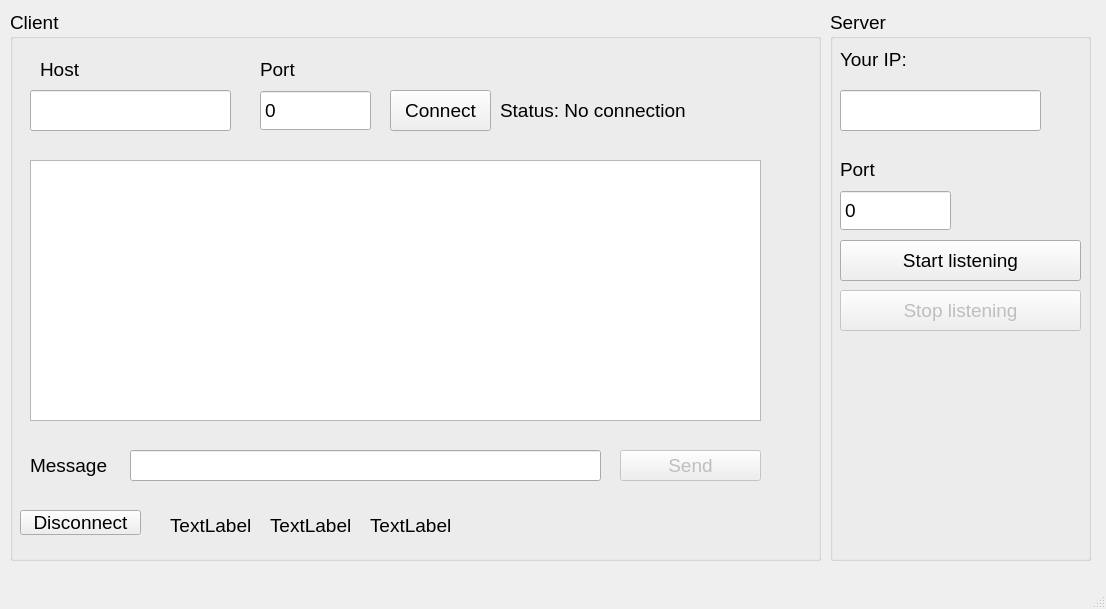
<?xml version="1.0" encoding="UTF-8"?>
<ui version="4.0">
 <class>MainWindow</class>
 <widget class="QMainWindow" name="MainWindow">
  <property name="geometry">
   <rect>
    <x>0</x>
    <y>0</y>
    <width>1106</width>
    <height>609</height>
   </rect>
  </property>
  <property name="font">
   <font>
    <pointsize>14</pointsize>
   </font>
  </property>
  <property name="windowTitle">
   <string>MainWindow</string>
  </property>
  <widget class="QWidget" name="centralwidget">
   <widget class="QGroupBox" name="groupBox">
    <property name="geometry">
     <rect>
      <x>10</x>
      <y>10</y>
      <width>811</width>
      <height>551</height>
     </rect>
    </property>
    <property name="title">
     <string>Client</string>
    </property>
    <widget class="QLabel" name="label_4">
     <property name="geometry">
      <rect>
       <x>20</x>
       <y>440</y>
       <width>101</width>
       <height>31</height>
      </rect>
     </property>
     <property name="text">
      <string>Message</string>
     </property>
    </widget>
    <widget class="QLineEdit" name="host_field">
     <property name="geometry">
      <rect>
       <x>20</x>
       <y>80</y>
       <width>201</width>
       <height>41</height>
      </rect>
     </property>
    </widget>
    <widget class="QLabel" name="label_2">
     <property name="geometry">
      <rect>
       <x>250</x>
       <y>50</y>
       <width>101</width>
       <height>18</height>
      </rect>
     </property>
     <property name="text">
      <string>Port</string>
     </property>
    </widget>
    <widget class="QSpinBox" name="port_field">
     <property name="geometry">
      <rect>
       <x>250</x>
       <y>80</y>
       <width>111</width>
       <height>41</height>
      </rect>
     </property>
     <property name="buttonSymbols">
      <enum>QAbstractSpinBox::NoButtons</enum>
     </property>
     <property name="maximum">
      <number>65535</number>
     </property>
    </widget>
    <widget class="QPushButton" name="connectButton">
     <property name="geometry">
      <rect>
       <x>380</x>
       <y>80</y>
       <width>101</width>
       <height>41</height>
      </rect>
     </property>
     <property name="text">
      <string>Connect</string>
     </property>
    </widget>
    <widget class="QPushButton" name="sendButton">
     <property name="enabled">
      <bool>false</bool>
     </property>
     <property name="geometry">
      <rect>
       <x>610</x>
       <y>440</y>
       <width>141</width>
       <height>31</height>
      </rect>
     </property>
     <property name="text">
      <string>Send</string>
     </property>
    </widget>
    <widget class="QLineEdit" name="message_field">
     <property name="geometry">
      <rect>
       <x>120</x>
       <y>440</y>
       <width>471</width>
       <height>31</height>
      </rect>
     </property>
    </widget>
    <widget class="QLabel" name="status_label">
     <property name="geometry">
      <rect>
       <x>490</x>
       <y>90</y>
       <width>261</width>
       <height>21</height>
      </rect>
     </property>
     <property name="text">
      <string>Status: No connection</string>
     </property>
    </widget>
    <widget class="QTextEdit" name="chat_window">
     <property name="geometry">
      <rect>
       <x>20</x>
       <y>150</y>
       <width>731</width>
       <height>261</height>
      </rect>
     </property>
     <property name="readOnly">
      <bool>true</bool>
     </property>
    </widget>
    <widget class="QLabel" name="label">
     <property name="geometry">
      <rect>
       <x>30</x>
       <y>50</y>
       <width>181</width>
       <height>18</height>
      </rect>
     </property>
     <property name="text">
      <string>Host</string>
     </property>
    </widget>
    <widget class="QLabel" name="message_status">
     <property name="geometry">
      <rect>
       <x>120</x>
       <y>470</y>
       <width>471</width>
       <height>21</height>
      </rect>
     </property>
     <property name="font">
      <font>
       <pointsize>9</pointsize>
      </font>
     </property>
     <property name="text">
      <string/>
     </property>
    </widget>
    <widget class="QPushButton" name="disconnect_Buton">
     <property name="geometry">
      <rect>
       <x>10</x>
       <y>500</y>
       <width>121</width>
       <height>25</height>
      </rect>
     </property>
     <property name="text">
      <string>Disconnect</string>
     </property>
    </widget>
    <widget class="QLabel" name="label_6">
     <property name="geometry">
      <rect>
       <x>160</x>
       <y>500</y>
       <width>81</width>
       <height>31</height>
      </rect>
     </property>
     <property name="text">
      <string>TextLabel</string>
     </property>
    </widget>
    <widget class="QLabel" name="label_7">
     <property name="geometry">
      <rect>
       <x>260</x>
       <y>500</y>
       <width>91</width>
       <height>31</height>
      </rect>
     </property>
     <property name="text">
      <string>TextLabel</string>
     </property>
    </widget>
    <widget class="QLabel" name="label_8">
     <property name="geometry">
      <rect>
       <x>360</x>
       <y>500</y>
       <width>81</width>
       <height>31</height>
      </rect>
     </property>
     <property name="text">
      <string>TextLabel</string>
     </property>
    </widget>
   </widget>
   <widget class="QGroupBox" name="groupBox_2">
    <property name="geometry">
     <rect>
      <x>830</x>
      <y>10</y>
      <width>261</width>
      <height>551</height>
     </rect>
    </property>
    <property name="title">
     <string>Server</string>
    </property>
    <widget class="QLabel" name="label_3">
     <property name="geometry">
      <rect>
       <x>10</x>
       <y>150</y>
       <width>101</width>
       <height>18</height>
      </rect>
     </property>
     <property name="text">
      <string>Port</string>
     </property>
    </widget>
    <widget class="QSpinBox" name="port_field_2">
     <property name="geometry">
      <rect>
       <x>10</x>
       <y>180</y>
       <width>111</width>
       <height>41</height>
      </rect>
     </property>
     <property name="buttonSymbols">
      <enum>QAbstractSpinBox::NoButtons</enum>
     </property>
     <property name="maximum">
      <number>65535</number>
     </property>
    </widget>
    <widget class="QPushButton" name="startButton">
     <property name="geometry">
      <rect>
       <x>10</x>
       <y>230</y>
       <width>241</width>
       <height>41</height>
      </rect>
     </property>
     <property name="text">
      <string>Start listening</string>
     </property>
    </widget>
    <widget class="QPushButton" name="stopButton">
     <property name="enabled">
      <bool>false</bool>
     </property>
     <property name="geometry">
      <rect>
       <x>10</x>
       <y>280</y>
       <width>241</width>
       <height>41</height>
      </rect>
     </property>
     <property name="text">
      <string>Stop listening</string>
     </property>
    </widget>
    <widget class="QLabel" name="label_5">
     <property name="geometry">
      <rect>
       <x>10</x>
       <y>40</y>
       <width>161</width>
       <height>18</height>
      </rect>
     </property>
     <property name="text">
      <string>Your IP:</string>
     </property>
    </widget>
    <widget class="QLineEdit" name="your_ip">
     <property name="geometry">
      <rect>
       <x>10</x>
       <y>80</y>
       <width>201</width>
       <height>41</height>
      </rect>
     </property>
     <property name="readOnly">
      <bool>true</bool>
     </property>
    </widget>
   </widget>
  </widget>
  <widget class="QMenuBar" name="menubar">
   <property name="geometry">
    <rect>
     <x>0</x>
     <y>0</y>
     <width>1106</width>
     <height>36</height>
    </rect>
   </property>
  </widget>
  <widget class="QStatusBar" name="statusbar"/>
 </widget>
 <resources/>
 <connections/>
</ui>
